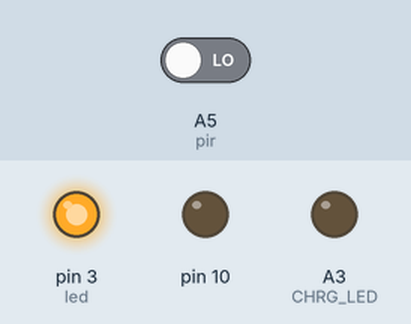
Bench run of a sketch on a simulated Arduino Uno, built with avr-gcc and run on an emulated ATmega328P. Parts: output pins drawn as LEDs (lit = HIGH). The inputs (shaded band) are chosen by the test bench; at power-on: A5 (pir) LOW. What the sketch prints to the serial monitor is not drawn.

Above: at 3.8 s.
3.9 s: A5 (pir) driven HIGH
At 5.41 s:
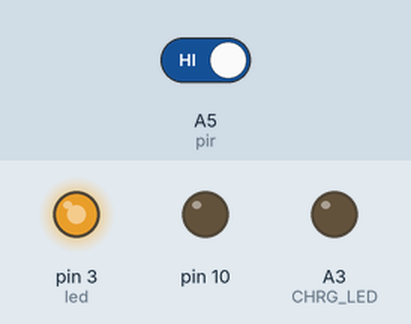
At 7.7 s:
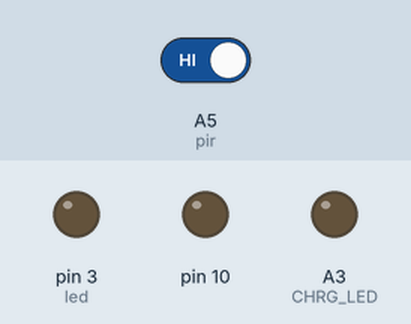
Timing chart, 0 to 9.2 s (numbered marks = the images above; inputs shaded):
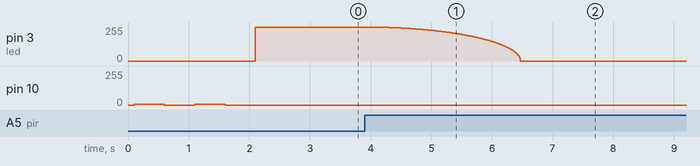

The sketch:

pirMotion_110060104_rgbled.ino
```cpp
// (licence header left out)
/**
 * WatchDog class
 */
#include <avr/wdt.h>

#define VERSION "joint v2.0"
#define NAME    "pirMotion rgbled"
#define SKU     "110060104"

class WatchDog
{
  public:
    //initial watchdog timeout
    WatchDog(long timeout = 2000){
      _timeout = timeout;
    }

    //method
    void watchdogSetup(void){
      cli();
      wdt_reset();
      MCUSR &= ~(1<<WDRF);
      WDTCSR = (1<<WDCE) | (1<<WDE);
      WDTCSR = (1<<WDIE) | (0<<WDP3) | (1<<WDP2) | (1<<WDP1) | (0<<WDP0);
      sei();
    }

    void doggieTickle(void){
      ResetTime = millis();
    }

    //reset
    void(* resetFunc) (void) = 0;

    //parameters
    unsigned long ResetTime;
    volatile bool  Flg_Power;
    long _timeout;

};

WatchDog WTD;

ISR(WDT_vect)
{
  if(millis() - WTD.ResetTime > WTD._timeout)
  {
    WTD.doggieTickle();
    WTD.resetFunc();
  }
}
/******************* End of WatchDog ********************/

#include <Wire.h>

#define BUTTON         2
#define LIGHT_SENSOR   A0
#define CHRG_LED       A3  //low-level work
#define PWR_HOLD       A1
#define PWR            6   //low-level work
#define KEY            2
#define LED            10
#define OUT_PIN1       3   //normal output pin
#define OUT_PIN2       5
#define IN_PIN1        A5  //normal input pin
#define IN_PIN2        A4

#define LIGHT_UP_TIME 15000//unit ms - 15 seconds delay

int led = 3;  //led control output pin
int pir = A5;   //PIR_Sensor input pin

void setup() {
  Serial.begin(9600);
  Serial.print("Name: ");
  Serial.println(NAME);
  Serial.print("SKU: ");
  Serial.println(SKU);
  Serial.print("Version: ");
  Serial.println(VERSION);
  delay(100);

  WTD.watchdogSetup();
  WTD.doggieTickle();

  pinMode(CHRG_LED, OUTPUT);
  digitalWrite(CHRG_LED, LOW);

  pinMode (10,OUTPUT);
  for(int i=0;i<2;i++)
  {
    analogWrite(10,5);
    delay(500);
    analogWrite(10,0);
    delay(500);
    WTD.doggieTickle();
  }

  pinMode(led, OUTPUT);
  pinMode(pir, INPUT);
  analogWrite(led,255);
  delay(500);
}

void loop() {
  if(digitalRead(pir))
  {
    //turn on the light
    for(int i=255; i >= 0; i--)
    {
      long y = cal_circle_y(i, 255);
      analogWrite(led,y);

      WTD.doggieTickle();
      delay(10);
    }

    unsigned long begin = millis();

    while(LIGHT_UP_TIME > millis() - begin)
    {
      if(digitalRead(pir))
      {
        //begin = millis();
      }

      WTD.doggieTickle();
      delay(10);
    }

    //Turn off the light
    for(int i = 0; i<=255; i++)
    {
      long y = cal_circle_y(i, 255);
      analogWrite(led,y);

      WTD.doggieTickle();
      delay(10);
    }

    delay(1000);
  }

  delay(20);
  WTD.doggieTickle();
}

//r * r = (x-r)*(x-r) + y * y
long cal_circle_y(long x, long r)
{
    return sqrt((r * r) - (x - r) * (x - r));
}
```

Measured:
- after the input at 3.9 s, pin 3 (led): moves from 255/255 to 0/255 over 2.6 s, starting at once
